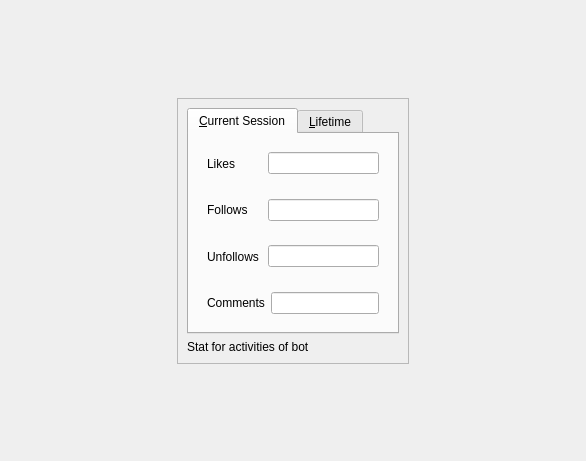
<?xml version="1.0" encoding="UTF-8"?>
<ui version="4.0">
    <class>Form</class>
    <widget class="QWidget" name="Form">
        <property name="geometry">
            <rect>
                <x>0</x>
                <y>0</y>
                <width>586</width>
                <height>461</height>
            </rect>
        </property>
        <property name="windowTitle">
            <string>Form</string>
        </property>
        <layout class="QHBoxLayout" name="horizontalLayout_10">
            <item>
                <spacer name="horizontalSpacer">
                    <property name="orientation">
                        <enum>Qt::Horizontal</enum>
                    </property>
                    <property name="sizeHint" stdset="0">
                        <size>
                            <width>40</width>
                            <height>20</height>
                        </size>
                    </property>
                </spacer>
            </item>
            <item>
                <widget class="QWidget" name="widget_9" native="true">
                    <layout class="QVBoxLayout" name="verticalLayout_4">
                        <item>
                            <spacer name="verticalSpacer_2">
                                <property name="orientation">
                                    <enum>Qt::Vertical</enum>
                                </property>
                                <property name="sizeHint" stdset="0">
                                    <size>
                                        <width>20</width>
                                        <height>40</height>
                                    </size>
                                </property>
                            </spacer>
                        </item>
                        <item>
                            <widget class="QFrame" name="frame">
                                <property name="frameShape">
                                    <enum>QFrame::StyledPanel</enum>
                                </property>
                                <property name="frameShadow">
                                    <enum>QFrame::Raised</enum>
                                </property>
                                <layout class="QVBoxLayout" name="verticalLayout_3">
                                    <item>
                                        <widget class="QTabWidget" name="tabWidget">
                                            <property name="currentIndex">
                                                <number>0</number>
                                            </property>
                                            <widget class="QWidget" name="cur_tab">
                                                <attribute name="title">
                                                    <string>&amp;Current Session</string>
                                                </attribute>
                                                <layout class="QVBoxLayout" name="verticalLayout">
                                                    <item>
                                                        <widget class="QWidget" name="widget" native="true">
                                                            <layout class="QHBoxLayout" name="horizontalLayout">
                                                                <item>
                                                                    <widget class="QLabel" name="label">
                                                                        <property name="minimumSize">
                                                                            <size>
                                                                                <width>55</width>
                                                                                <height>0</height>
                                                                            </size>
                                                                        </property>
                                                                        <property name="text">
                                                                            <string>Likes</string>
                                                                        </property>
                                                                    </widget>
                                                                </item>
                                                                <item>
                                                                    <widget class="QLineEdit" name="cur_like">
                                                                        <property name="readOnly">
                                                                            <bool>true</bool>
                                                                        </property>
                                                                    </widget>
                                                                </item>
                                                            </layout>
                                                        </widget>
                                                    </item>
                                                    <item>
                                                        <widget class="QWidget" name="widget_2" native="true">
                                                            <layout class="QHBoxLayout" name="horizontalLayout_2">
                                                                <item>
                                                                    <widget class="QLabel" name="label_2">
                                                                        <property name="minimumSize">
                                                                            <size>
                                                                                <width>55</width>
                                                                                <height>0</height>
                                                                            </size>
                                                                        </property>
                                                                        <property name="text">
                                                                            <string>Follows</string>
                                                                        </property>
                                                                    </widget>
                                                                </item>
                                                                <item>
                                                                    <widget class="QLineEdit" name="cur_follow">
                                                                        <property name="readOnly">
                                                                            <bool>true</bool>
                                                                        </property>
                                                                    </widget>
                                                                </item>
                                                            </layout>
                                                        </widget>
                                                    </item>
                                                    <item>
                                                        <widget class="QWidget" name="widget_3" native="true">
                                                            <layout class="QHBoxLayout" name="horizontalLayout_3">
                                                                <item>
                                                                    <widget class="QLabel" name="label_3">
                                                                        <property name="minimumSize">
                                                                            <size>
                                                                                <width>55</width>
                                                                                <height>0</height>
                                                                            </size>
                                                                        </property>
                                                                        <property name="text">
                                                                            <string>Unfollows</string>
                                                                        </property>
                                                                    </widget>
                                                                </item>
                                                                <item>
                                                                    <widget class="QLineEdit" name="cur_unfollow">
                                                                        <property name="readOnly">
                                                                            <bool>true</bool>
                                                                        </property>
                                                                    </widget>
                                                                </item>
                                                            </layout>
                                                        </widget>
                                                    </item>
                                                    <item>
                                                        <widget class="QWidget" name="widget_4" native="true">
                                                            <layout class="QHBoxLayout" name="horizontalLayout_4">
                                                                <item>
                                                                    <widget class="QLabel" name="label_4">
                                                                        <property name="minimumSize">
                                                                            <size>
                                                                                <width>55</width>
                                                                                <height>0</height>
                                                                            </size>
                                                                        </property>
                                                                        <property name="text">
                                                                            <string>Comments</string>
                                                                        </property>
                                                                    </widget>
                                                                </item>
                                                                <item>
                                                                    <widget class="QLineEdit" name="cur_comment">
                                                                        <property name="readOnly">
                                                                            <bool>true</bool>
                                                                        </property>
                                                                    </widget>
                                                                </item>
                                                            </layout>
                                                        </widget>
                                                    </item>
                                                </layout>
                                            </widget>
                                            <widget class="QWidget" name="life_tab">
                                                <attribute name="title">
                                                    <string>&amp;Lifetime</string>
                                                </attribute>
                                                <layout class="QVBoxLayout" name="verticalLayout_2">
                                                    <item>
                                                        <widget class="QWidget" name="widget_8" native="true">
                                                            <layout class="QHBoxLayout" name="horizontalLayout_8">
                                                                <item>
                                                                    <widget class="QLabel" name="label_8">
                                                                        <property name="minimumSize">
                                                                            <size>
                                                                                <width>55</width>
                                                                                <height>0</height>
                                                                            </size>
                                                                        </property>
                                                                        <property name="text">
                                                                            <string>Likes</string>
                                                                        </property>
                                                                    </widget>
                                                                </item>
                                                                <item>
                                                                    <widget class="QLineEdit" name="file_like">
                                                                        <property name="readOnly">
                                                                            <bool>true</bool>
                                                                        </property>
                                                                    </widget>
                                                                </item>
                                                            </layout>
                                                        </widget>
                                                    </item>
                                                    <item>
                                                        <widget class="QWidget" name="widget_5" native="true">
                                                            <layout class="QHBoxLayout" name="horizontalLayout_5">
                                                                <item>
                                                                    <widget class="QLabel" name="label_5">
                                                                        <property name="minimumSize">
                                                                            <size>
                                                                                <width>55</width>
                                                                                <height>0</height>
                                                                            </size>
                                                                        </property>
                                                                        <property name="text">
                                                                            <string>Follows</string>
                                                                        </property>
                                                                    </widget>
                                                                </item>
                                                                <item>
                                                                    <widget class="QLineEdit" name="life_follow">
                                                                        <property name="readOnly">
                                                                            <bool>true</bool>
                                                                        </property>
                                                                    </widget>
                                                                </item>
                                                            </layout>
                                                        </widget>
                                                    </item>
                                                    <item>
                                                        <widget class="QWidget" name="widget_6" native="true">
                                                            <layout class="QHBoxLayout" name="horizontalLayout_6">
                                                                <item>
                                                                    <widget class="QLabel" name="label_6">
                                                                        <property name="minimumSize">
                                                                            <size>
                                                                                <width>55</width>
                                                                                <height>0</height>
                                                                            </size>
                                                                        </property>
                                                                        <property name="text">
                                                                            <string>Unfollows</string>
                                                                        </property>
                                                                    </widget>
                                                                </item>
                                                                <item>
                                                                    <widget class="QLineEdit" name="life_unfollow">
                                                                        <property name="readOnly">
                                                                            <bool>true</bool>
                                                                        </property>
                                                                    </widget>
                                                                </item>
                                                            </layout>
                                                        </widget>
                                                    </item>
                                                    <item>
                                                        <widget class="QWidget" name="widget_7" native="true">
                                                            <layout class="QHBoxLayout" name="horizontalLayout_7">
                                                                <item>
                                                                    <widget class="QLabel" name="label_7">
                                                                        <property name="minimumSize">
                                                                            <size>
                                                                                <width>55</width>
                                                                                <height>0</height>
                                                                            </size>
                                                                        </property>
                                                                        <property name="text">
                                                                            <string>Comments</string>
                                                                        </property>
                                                                    </widget>
                                                                </item>
                                                                <item>
                                                                    <widget class="QLineEdit" name="life_comment">
                                                                        <property name="readOnly">
                                                                            <bool>true</bool>
                                                                        </property>
                                                                    </widget>
                                                                </item>
                                                            </layout>
                                                        </widget>
                                                    </item>
                                                </layout>
                                            </widget>
                                        </widget>
                                    </item>
                                    <item>
                                        <widget class="QLabel" name="label_9">
                                            <property name="text">
                                                <string>Stat for activities of bot</string>
                                            </property>
                                        </widget>
                                    </item>
                                </layout>
                            </widget>
                        </item>
                        <item>
                            <spacer name="verticalSpacer">
                                <property name="orientation">
                                    <enum>Qt::Vertical</enum>
                                </property>
                                <property name="sizeHint" stdset="0">
                                    <size>
                                        <width>20</width>
                                        <height>40</height>
                                    </size>
                                </property>
                            </spacer>
                        </item>
                    </layout>
                </widget>
            </item>
            <item>
                <spacer name="horizontalSpacer_2">
                    <property name="orientation">
                        <enum>Qt::Horizontal</enum>
                    </property>
                    <property name="sizeHint" stdset="0">
                        <size>
                            <width>40</width>
                            <height>20</height>
                        </size>
                    </property>
                </spacer>
            </item>
        </layout>
    </widget>
    <resources/>
    <connections/>
</ui>
